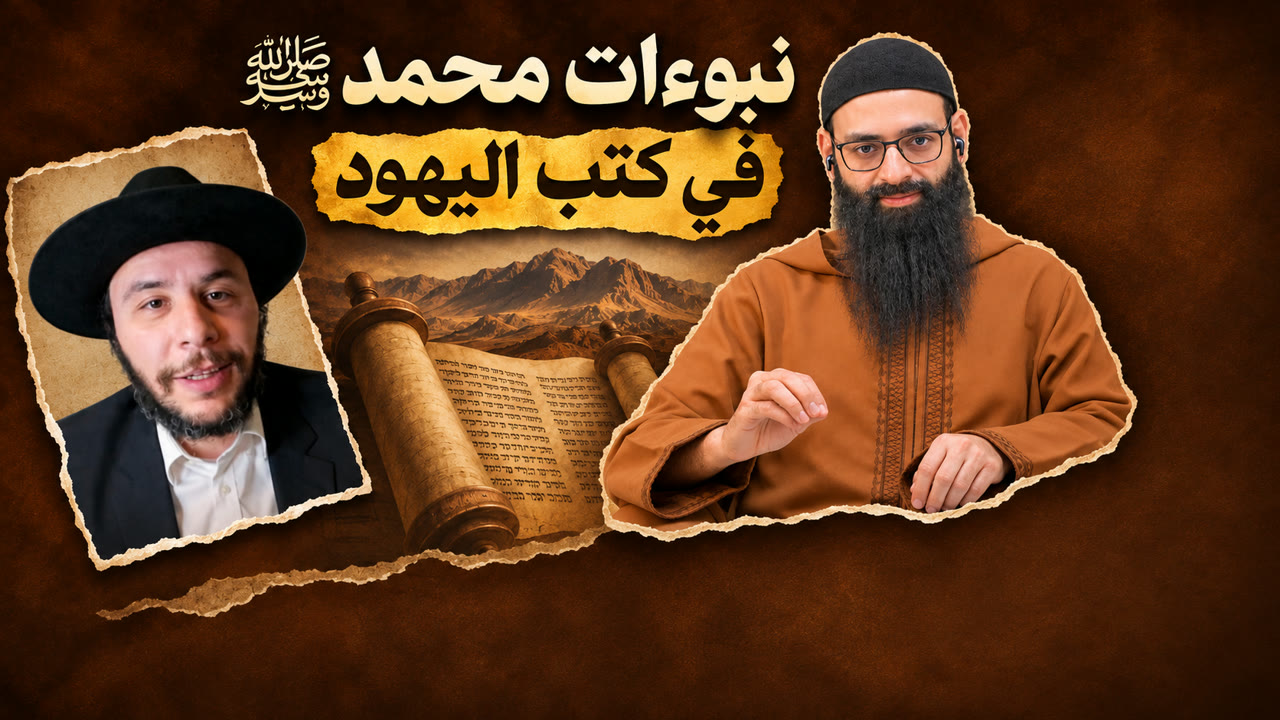
#> input picture data/publish_queue/debate-ep/debate-ep_thumb.jpg, 1280 x 720 px
$ python -i compare_frames.py   (imports and definitions only)   (older library calls are emulated)
#> lines starting #> are read from the running program, lines starting #| are printed output that depends on the picture
#> further down, picture is the input picture: shape (720, 1280, 3); mean B, G, R 29.5, 57.7, 96.2
"""Compare frames of the GPU renderer with the hybrid reference (both dumped with --dump dir:frames).
  python tools/gpu/compare_frames.py --ref <dir with hy_NNNNNN.png> --test <dir with gp_NNNNNN.png> --out <dir> [--frames a,b,c]
Writes, per frame: a panel  reference | GPU renderer | difference map (|diff| x 8, plus a red overlay where any channel differs by > 8 levels),
and summary.json: PSNR per frame (RGB, 8-bit), min/mean, max abs diff, % of pixels differing by > 2 / > 8 levels, and the TIMING check:
edge correlation (Sobel magnitude, normalised cross-correlation) of the test frame against the reference frames f-1, f, f+1 when those are
dumped too — the best match must be f (a picture one frame early/late correlates better with the neighbour)."""
import argparse, glob, json, math, os, re
import numpy as np
import cv2

ap = argparse.ArgumentParser()
# [9 lines not run here, left out]


def frames_in(d, pre):
    return sorted(int(m.group(1)) for f in glob.glob(os.path.join(d, pre + "_*.png")) if (m := re.search(pre + r"_(\d+)\.png$", f)))


# [1 line that did not run here, left out]
# [1 line that did not run here, left out]
# [1 line not run here, left out]


def psnr(x, y):
    mse = np.mean((x.astype(np.float64) - y.astype(np.float64)) ** 2)
    return float("inf") if mse == 0 else 10 * math.log10(255.0 ** 2 / mse)


def edges(im):
    g = cv2.cvtColor(im, cv2.COLOR_BGR2GRAY).astype(np.float32)
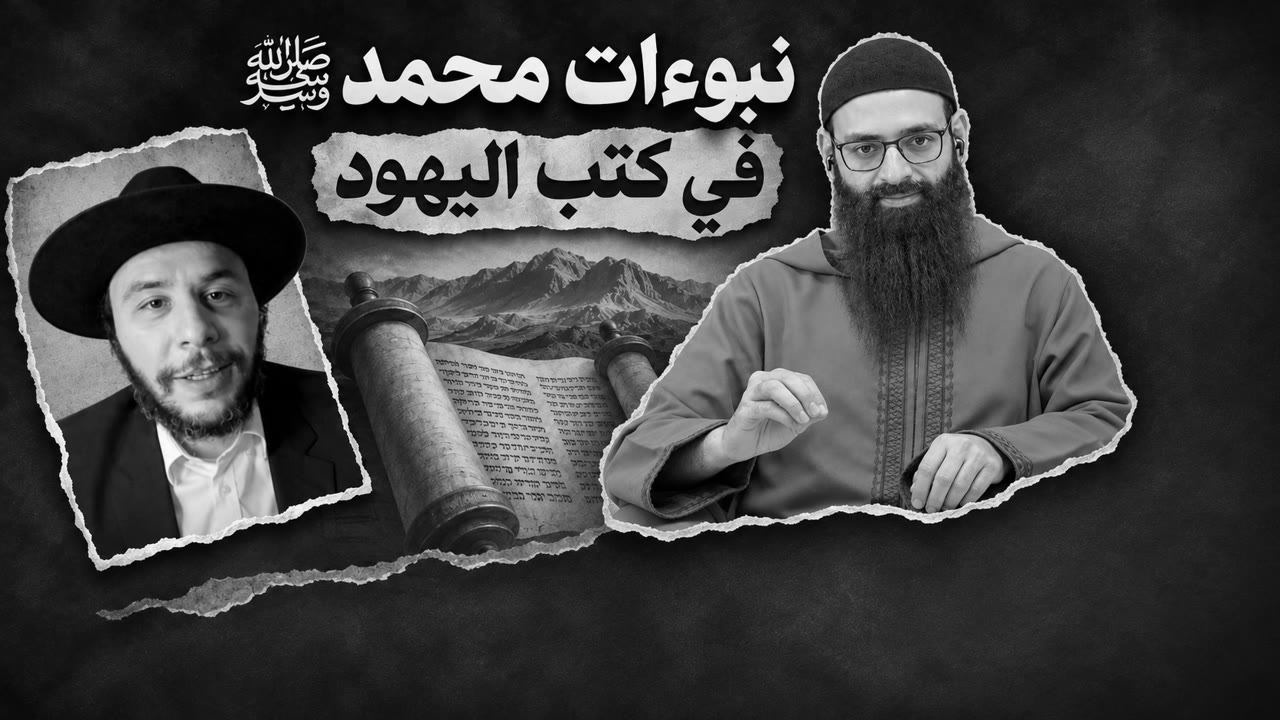
#> g: shape (720, 1280) float32; min 0, max 255, mean 66
    gx, gy = cv2.Sobel(g, cv2.CV_32F, 1, 0, ksize=3), cv2.Sobel(g, cv2.CV_32F, 0, 1, ksize=3)
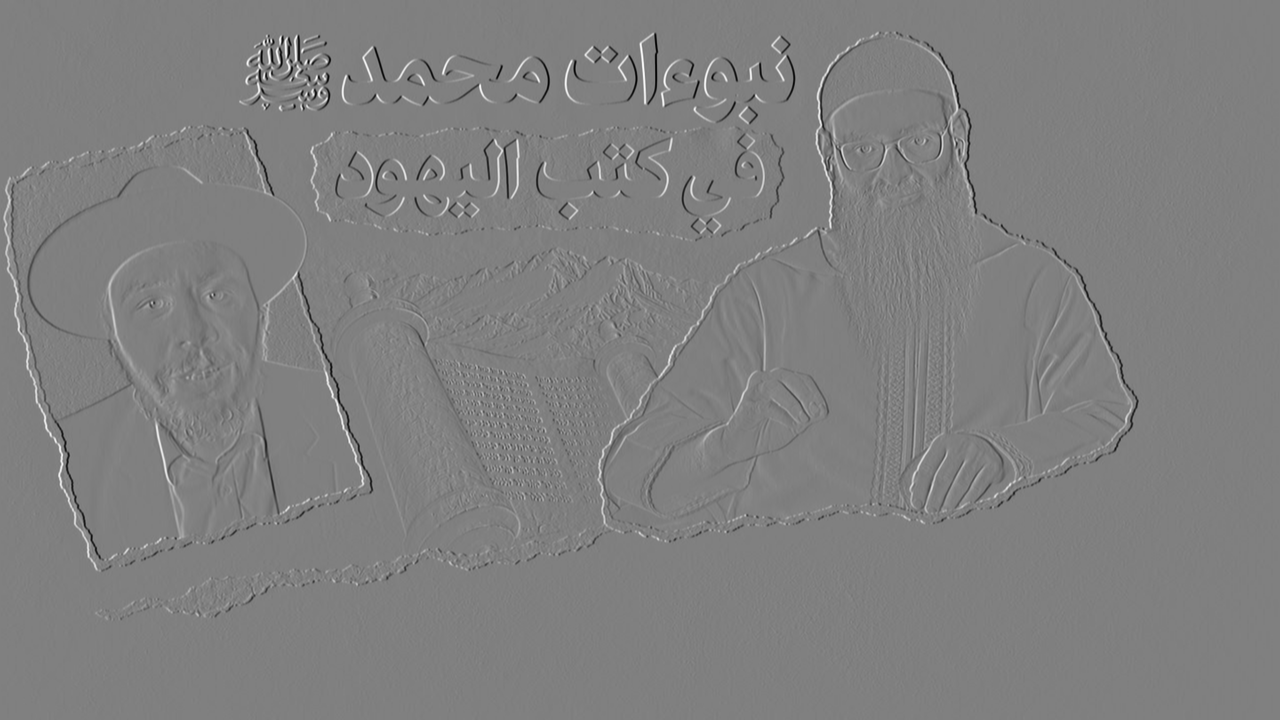
#> gx: shape (720, 1280) float32; min -995, max 987, mean 0; drawn with min black and max white
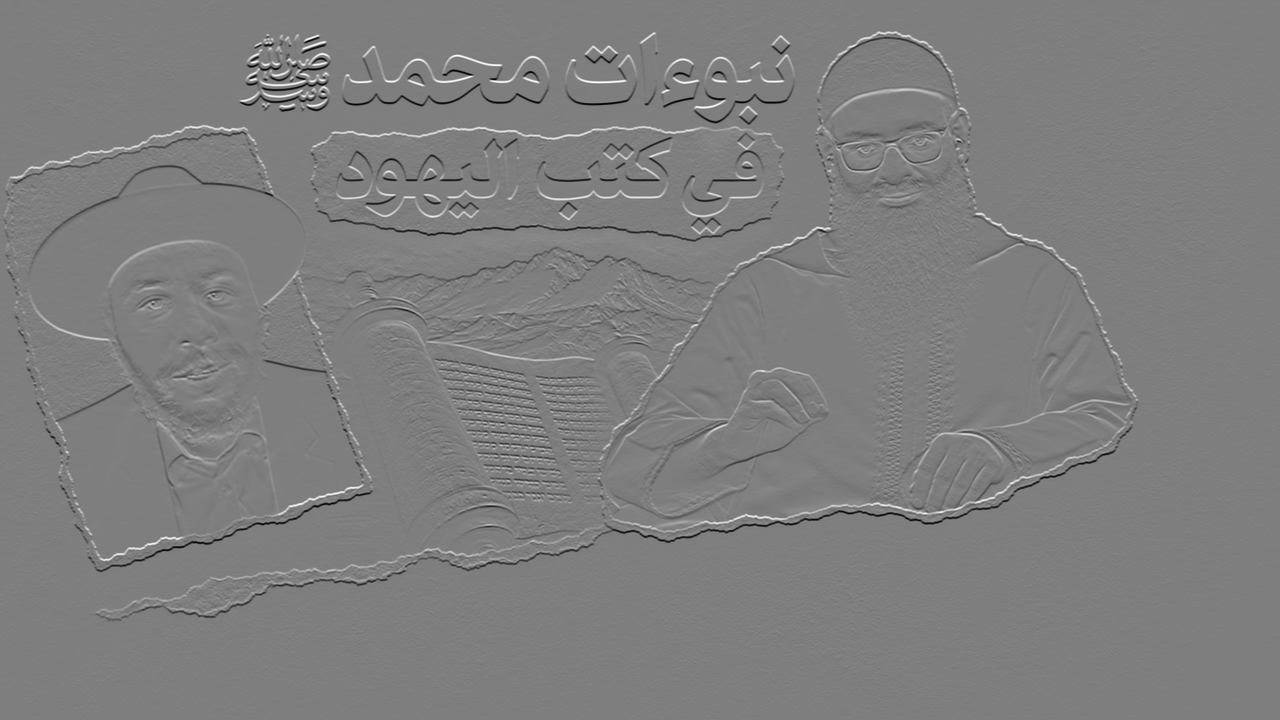
#> gy: shape (720, 1280) float32; min -969, max 981, mean 0; drawn with min black and max white
    e = np.sqrt(gx * gx + gy * gy)
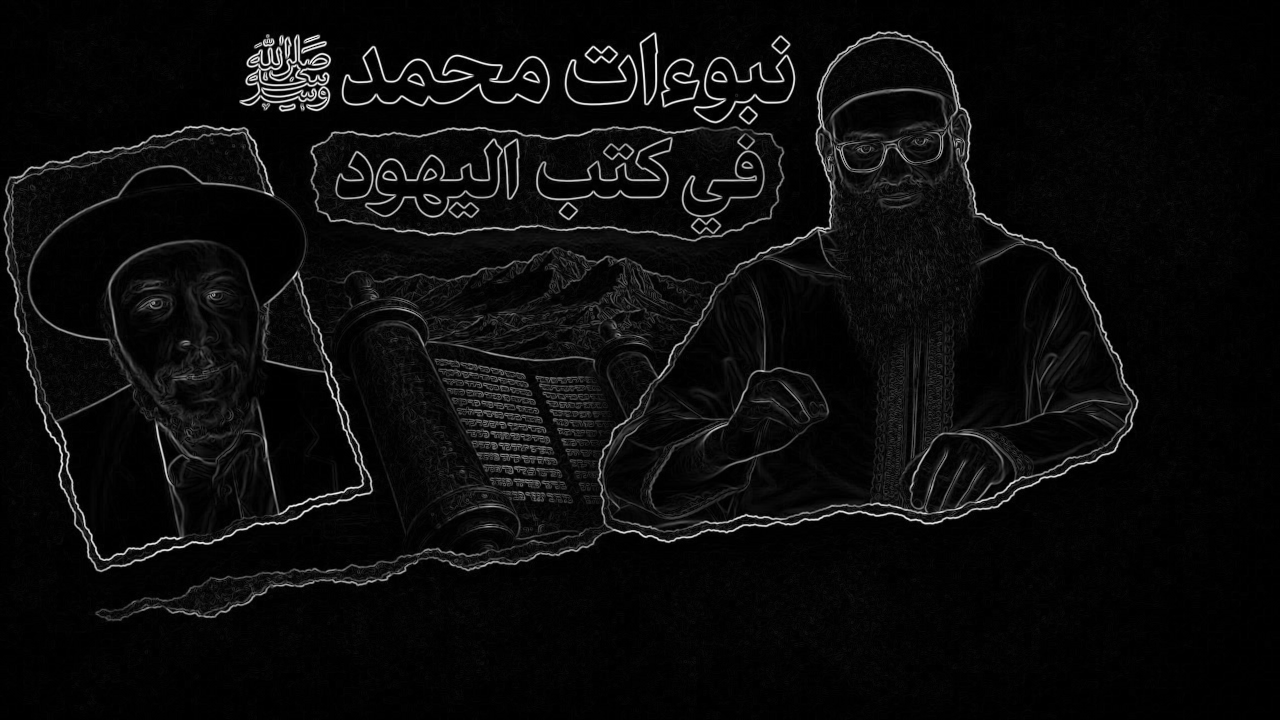
#> e: shape (720, 1280) float32; min 0, max 1010.1, mean 47.3; drawn with min black and max white
    return (e - e.mean()) / (e.std() + 1e-6)


def ncc(e1, e2):
    return float(np.mean(e1 * e2))


rows = []
# [22 lines not run here, left out]

ok = [r for r in rows if "psnr" in r]
fin = [r["psnr"] for r in ok if math.isfinite(r["psnr"])]
summ = {"frames": len(rows), "psnrMin": min((r["psnr"] for r in ok), default=None), "psnrMean": round(sum(fin) / len(fin), 2) if fin else (float("inf") if ok else None),
        "framesBelow45": [r["frame"] for r in ok if r["psnr"] < 45], "timingChecked": sum(1 for r in ok if "timing" in r), "timingFail": [r["frame"] for r in ok if "timing" in r and not r["timing"]["ok"]], "rows": rows}
# [2 lines not run here, left out]

>>> import cv2
>>> picture = cv2.imread('../../data/publish_queue/debate-ep/debate-ep_thumb.jpg')
>>> result = edges(picture)
